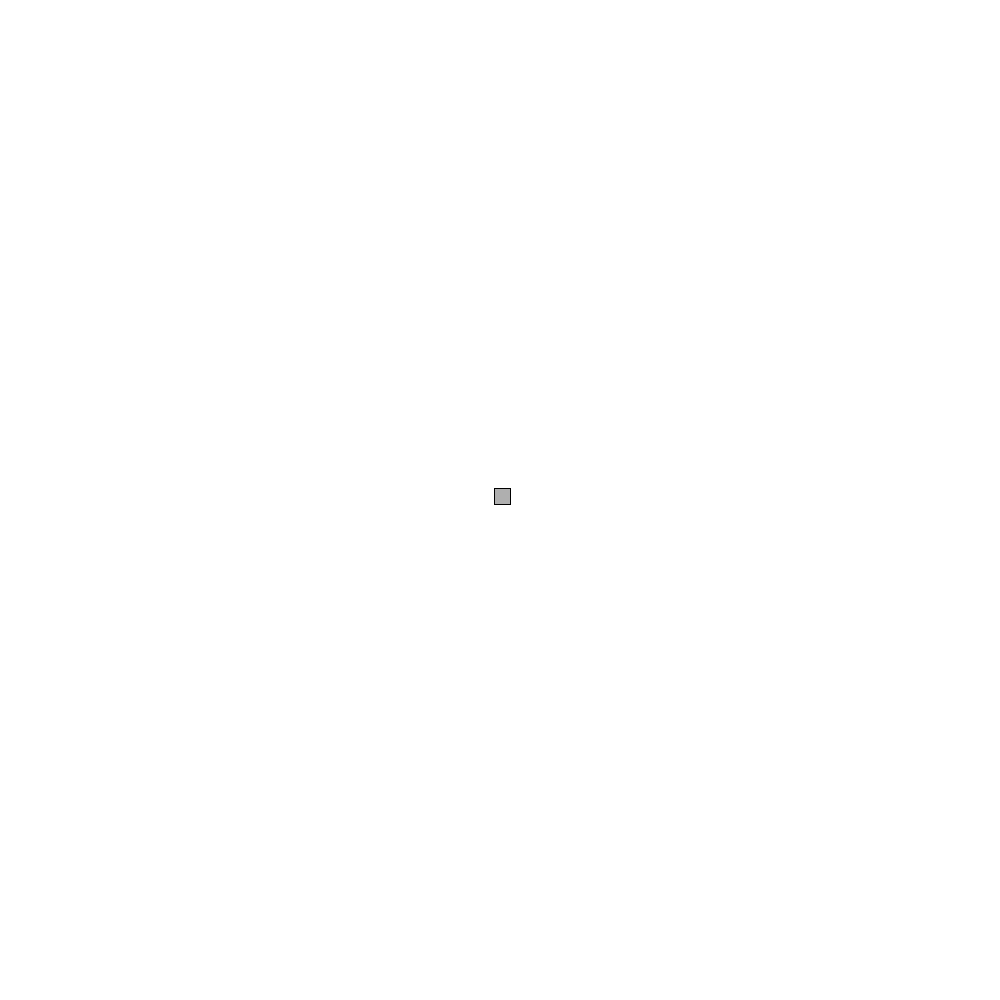
Frame 1 (no input)
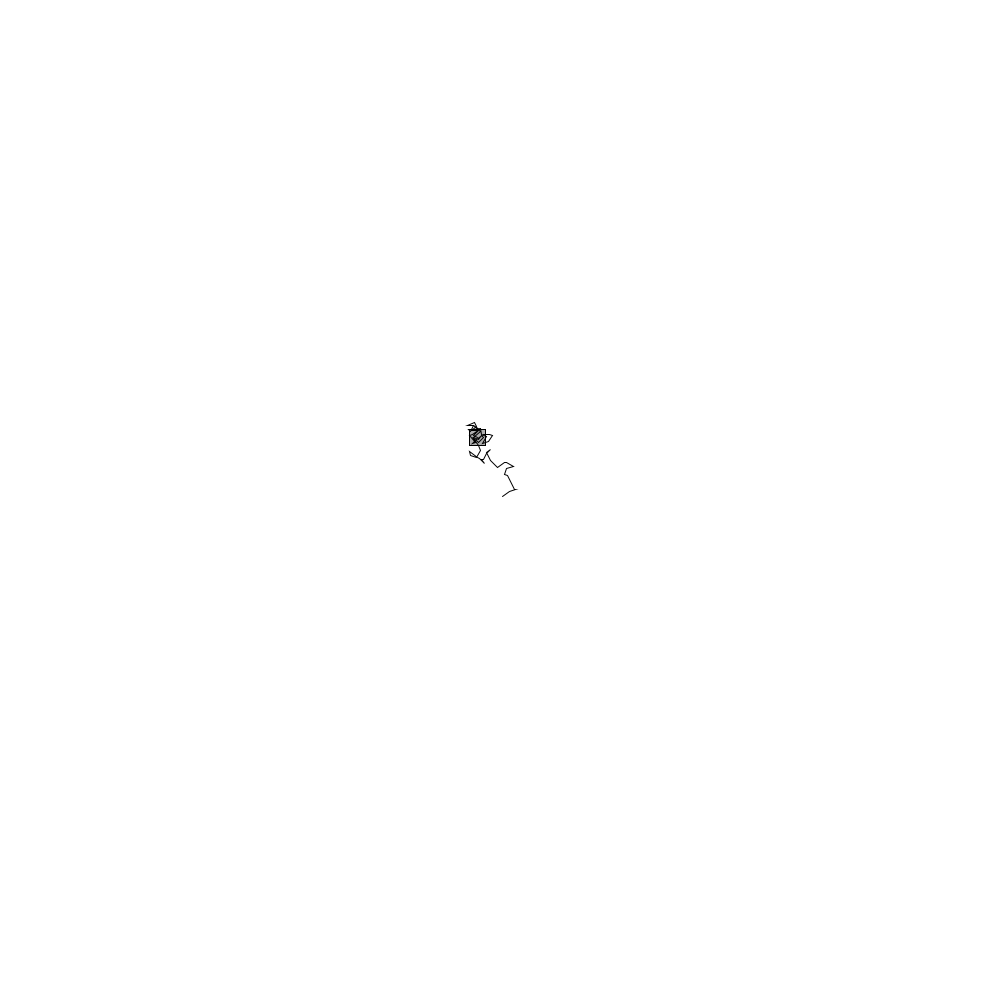
Frame 60 (the mouse pressed at the canvas centre just before this capture)
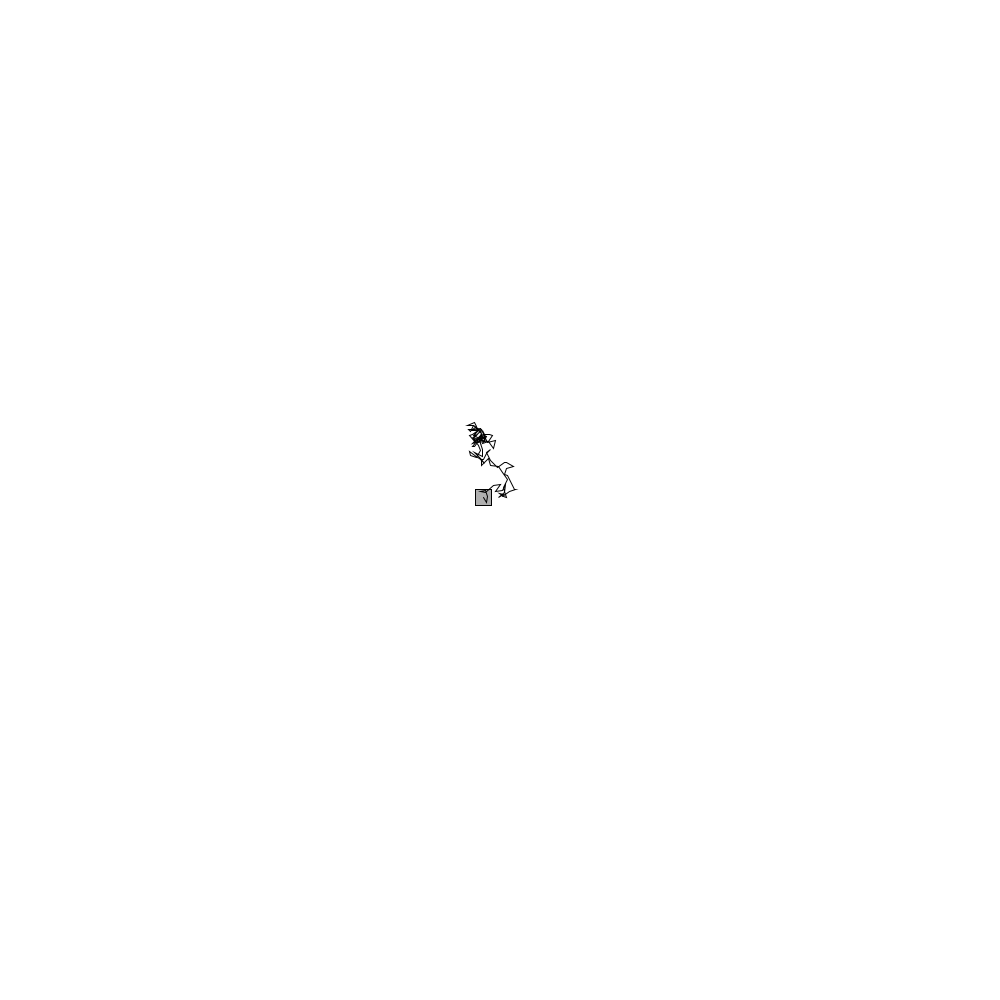
Frame 120 (the mouse held since frame 60 and released just before this capture)

The Processing sketch that drew these frames (run headless with seeded random() and noise(); from frame 60 on, the mouse is pressed at the canvas centre):

// Processing sketch: RandomWalkTrail
// ── RandomWalkTrail.pde
// Random Walker (No Vectors)
// Daniel Shiffman <http://www.shiffman.net>
// The Nature of Code

Walker w;

void setup() {
  size(1000,1000);
  frameRate(30);

  // Create a walker object
  w = new Walker();

}

void draw() {
  background(255);
  // Run the walker object
  w.walk();
  w.display();
}

// ── Walker.pde


class Walker {
  PVector location;
  ArrayList<PVector> history;


  Walker() {
    location = new PVector(width/2, height/2);
    history = new ArrayList<PVector>();
  }

  void display() {
    stroke(0);
    fill(175);
    rectMode(CENTER);
    rect(location.x, location.y, 16, 16);

    beginShape();
    stroke(0);
    noFill();
    for (PVector v: history) {
      vertex(v.x, v.y);
    }
    endShape();
  }

  // Randomly move up, down, left, right, or stay in one place
  void walk() {
    PVector vel = new PVector(random(-8, 8), random(-8, 8));
    location.add(vel);

    // Stay on the screen
    location.x = constrain(location.x, 0, width-1);
    location.y = constrain(location.y, 0, height-1);


    history.add(location.get());
    if (history.size() > 1000) {
      history.remove(0);
    }
  }
}
